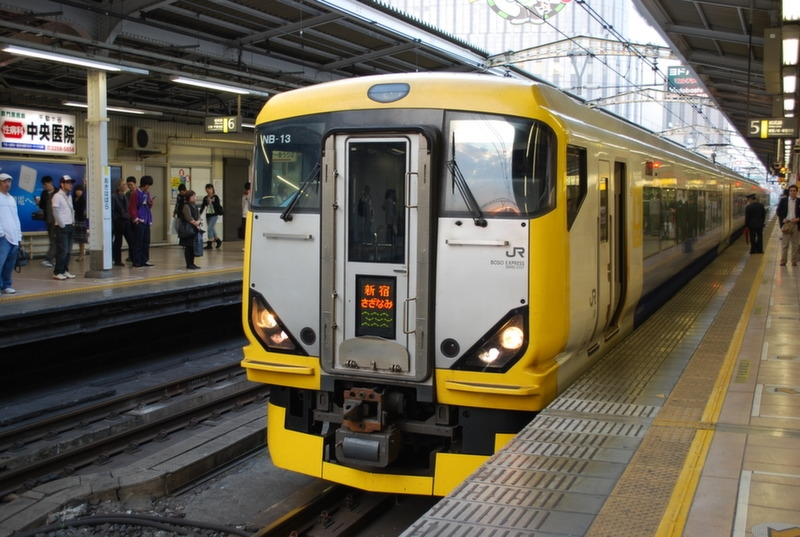
#> input picture FreezeProject/cuda/img/lena.jpg, 800 x 537 px
$ python cuda.py
#> lines starting #> are read from the running program, lines starting #| are printed output that depends on the picture
import sys
import time
import cv2

### VALUES
NUM_REPEAT = 10000

### Read source image
img_src = cv2.imread("img/lena.jpg")
#> img_src is the input picture: shape (537, 800, 3); mean B, G, R 82.6, 98, 104.4
cv2.imshow('img_src', img_src)


### Run with CPU
time_start = time.time()
for i in range (NUM_REPEAT):
    img_dst = cv2.resize(img_src, (300, 300))
#> this loop made 10000 passes
#> pass 1, `img_dst = cv2.resize(img_src, (300, 300))`:
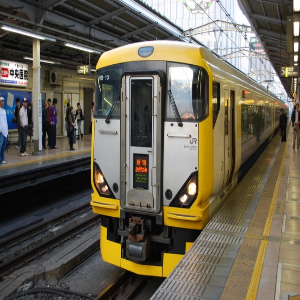
#> img_dst: shape (300, 300, 3); mean B, G, R 82.5, 97.9, 104.2
time_end = time.time()
print ("CPU = {0}".format((time_end - time_start) * 1000 / NUM_REPEAT) + "[msec]")
cv2.imshow('CPU', img_dst)


### Run with GPU
img_gpu_src = cv2.cuda_GpuMat() # Allocate device memory only once, as memory allocation seems to take time...
img_gpu_dst = cv2.cuda_GpuMat()
time_start = time.time()
for i in range (NUM_REPEAT):
#> (the run stopped early here; a loop or call above may not have finished)
